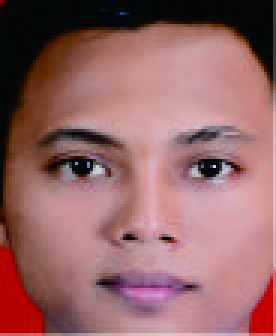
#> input picture mypo.jpg, 92 x 112 px (shown 3 times larger)
$ python region.py
#> lines starting #> are read from the running program, lines starting #| are printed output that depends on the picture; after the words box and inside, x2 and y2 are one past the last pixel; in counts of white or black regions, pixels touching at a corner belong together
import cv2

image = cv2.imread('mypo.jpg')
#> image is the input picture: shape (112, 92, 3); mean B, G, R 102.8, 102, 149.1

window_name = 'Image'  # Window name in which image is displayed

start_point = (15, 45) # Awal koordinat, dimulai dari sudut kiri atas
end_point = (30, 60)   # Akhir koordinat, kanan bawah dari awal koordinat

color = (0, 255, 255)  # Warna BGR (Blue,Green,Red)

thickness = -1  # Ketebalan

image = cv2.rectangle(image, start_point, end_point, color, thickness)
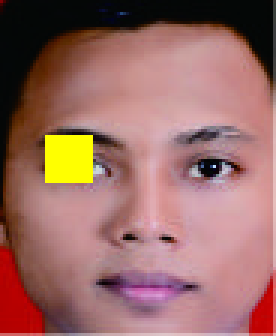
#> image: shape (112, 92, 3) (shown 3 times larger); 2.48% of pixels changed, all inside (x1, y1, x2, y2) = (15, 45, 31, 61)

cv2.imshow(window_name, image) # Menampilkan gambar
